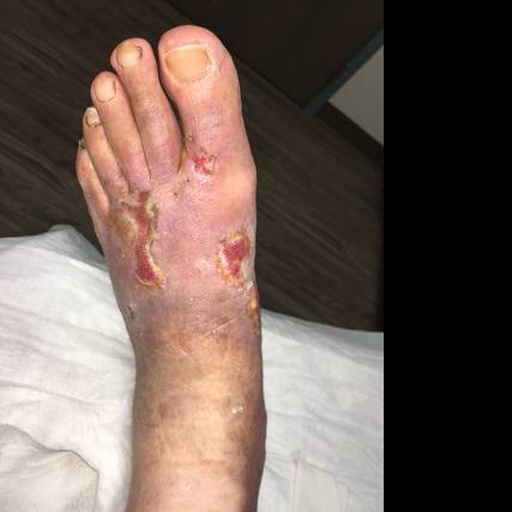
#> input picture data/test_samples/fusc_0930.png, 512 x 512 px
$ python -i transforms.py   (imports and definitions only)
#> lines starting #> are read from the running program, lines starting #| are printed output that depends on the picture
import cv2
import numpy as np
from PIL import Image, ImageOps

class WoundPreprocessor:
    """
    Preprocessing pipeline for wound images before ML ingestion.
    Standardizes input quality and protects patient privacy.
    """

    def __init__(self, target_size=(512, 512)):
        self.target_size = target_size

    def process_image(self, image_path: str, output_path: str = None) -> np.ndarray:
        """
        Full pipeline: Load -> Anonymize -> Resize -> Denoise -> Enhance -> Output
        """
#> called with image_path = '../../data/test_samples/fusc_0930.png'
        # 1. Anonymization (Metadata Stripping)
        # We load using PIL to safely handle EXIF, then convert to generic Numpy
        # This drops all EXIF tags (GPS, Date, Patient ID in comments)
        with Image.open(image_path) as img:
#> img is the input picture: PIL image 512x512 RGB; mean R, G, B 112.1, 94.9, 86.8
            img = ImageOps.exif_transpose(img) # Handle rotation info before stripping
            img_rgb = np.array(img.convert("RGB"))

        # 2. Resize
        # Bilinear interpolation for images.
        # Prevents providing massive 12MP images to the model.
        img_resized = cv2.resize(img_rgb, self.target_size, interpolation=cv2.INTER_LINEAR)

        # 3. Background Noise Removal (Denoising)
        # Bilateral Filter: Highly recommended for wounds.
        # It smooths grain/noise while strictly PRESERVING EDGES (unlike Gaussian blur).
        # Crucial for maintaining the sharp boundary between wound and skin.
        img_denoised = cv2.bilateralFilter(img_resized, d=9, sigmaColor=75, sigmaSpace=75)

        # 4. Lighting/Color Normalization
        # CLAHE (Contrast Limited Adaptive Histogram Equalization)
        # Standardizes lighting. If a photo is taken in a dark room, this brings out details.
        # We apply it to the Luminance (L) channel in LAB color space.
        lab = cv2.cvtColor(img_denoised, cv2.COLOR_RGB2LAB)
#> lab: shape (512, 512, 3); mean of channels 0, 1, 2 101.8, 133.4, 135.1
        l, a, b = cv2.split(lab)
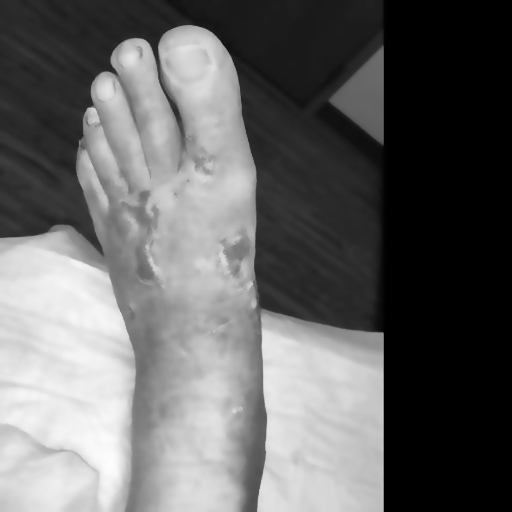
#> l: shape (512, 512); min 0, max 253, mean 101.8
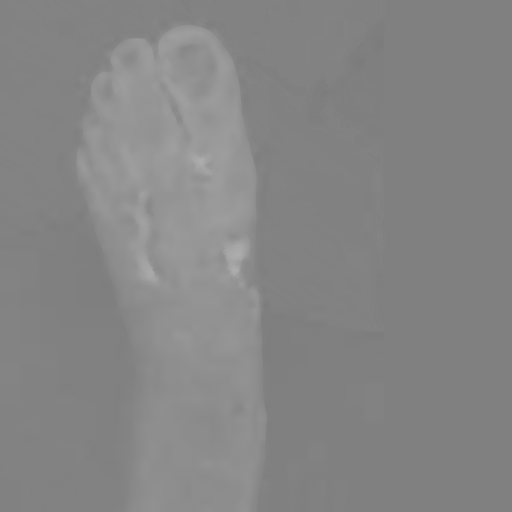
#> a: shape (512, 512); min 122, max 173, mean 133.4
        clahe = cv2.createCLAHE(clipLimit=2.0, tileGridSize=(8, 8))
        cl = clahe.apply(l)
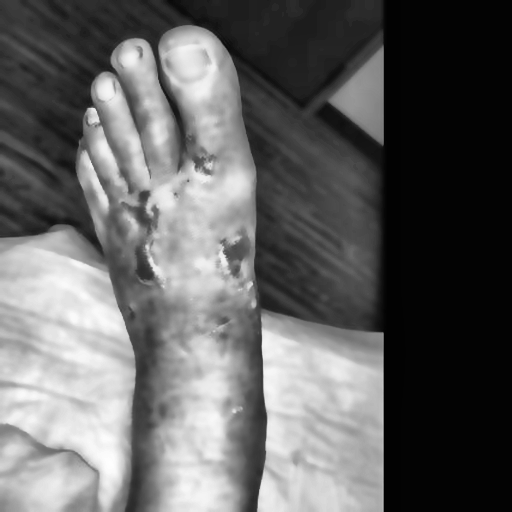
#> cl: shape (512, 512); min 2, max 254, mean 99.1
        limg = cv2.merge((cl, a, b))
#> limg: shape (512, 512, 3); mean of channels 0, 1, 2 99.1, 133.4, 135.1
        img_normalized = cv2.cvtColor(limg, cv2.COLOR_LAB2RGB)
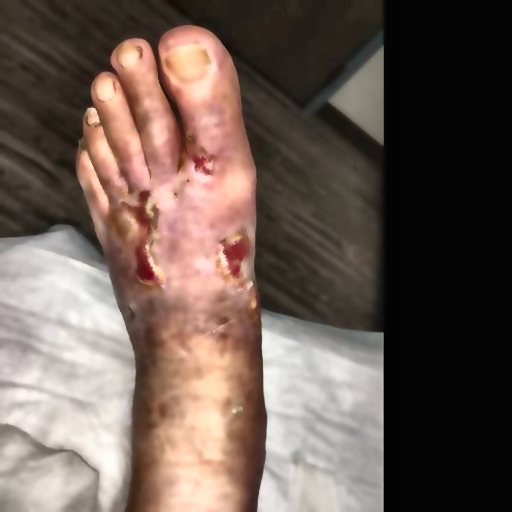
#> img_normalized: shape (512, 512, 3); mean R, G, B 108.4, 92, 83.9

        # Output or Return
        if output_path:
            # Save using OpenCV (w/o metadata)
            # define RGB -> BGR for opencv write
            cv2.imwrite(output_path, cv2.cvtColor(img_normalized, cv2.COLOR_RGB2BGR))

        return img_normalized

    def process_mask(self, mask_path: str) -> np.ndarray:
        """
        Special separate pipeline for Masks (Nearest Neighbor resizing)
        to prevent introducing new classes (e.g. 0.5) via interpolation.
        """
        mask = cv2.imread(mask_path, cv2.IMREAD_GRAYSCALE)
        mask_resized = cv2.resize(mask, self.target_size, interpolation=cv2.INTER_NEAREST)

        # Binarize strictly to 0 and 1 (or 255)
        _, mask_bin = cv2.threshold(mask_resized, 127, 255, cv2.THRESH_BINARY)

        return mask_bin

>>> result = WoundPreprocessor().process_image('../../data/test_samples/fusc_0930.png')

$ run again, on data/test_samples/fusc_0932.png
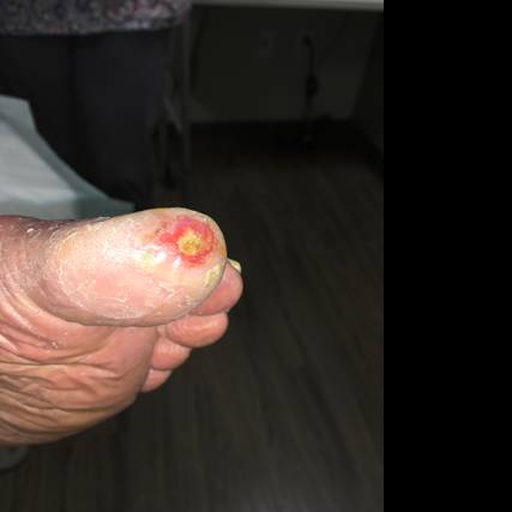
#> input picture data/test_samples/fusc_0932.png, 512 x 512 px
#> in process_image, img is the input picture: PIL image 512x512 RGB; mean R, G, B 53.9, 44.8, 39.7
#> lab: shape (512, 512, 3); mean of channels 0, 1, 2 47.5, 130.6, 132.4
#> in process_image, `l, a, b = cv2.split(lab)`:
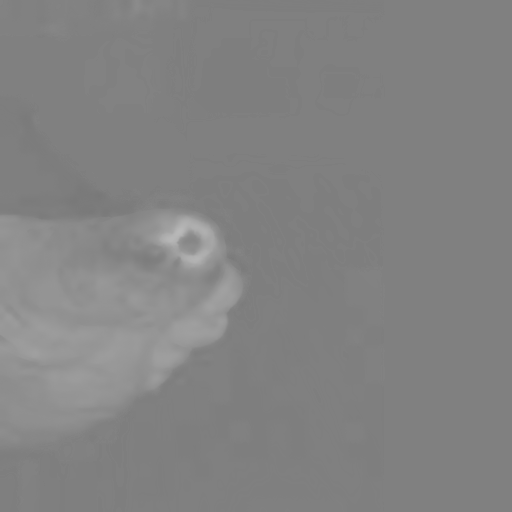
#> a: shape (512, 512); min 120, max 184, mean 130.6
#> limg: shape (512, 512, 3); mean of channels 0, 1, 2 54.8, 130.6, 132.4
#> in process_image, `img_normalized = cv2.cvtColor(limg, cv2.COLOR_LAB2RGB)`:
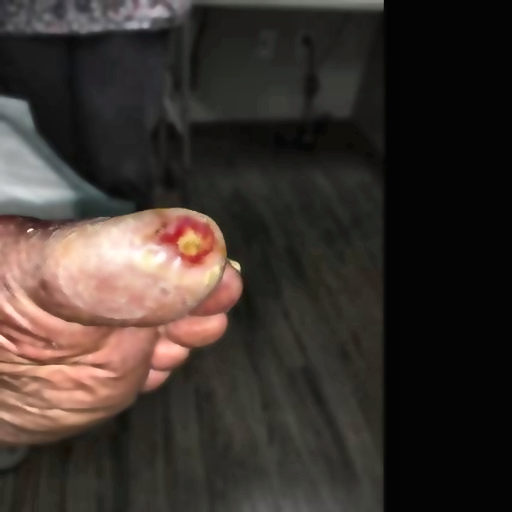
#> img_normalized: shape (512, 512, 3); mean R, G, B 59.9, 51.1, 46

$ run again, on data/test_samples/fusc_0933.png
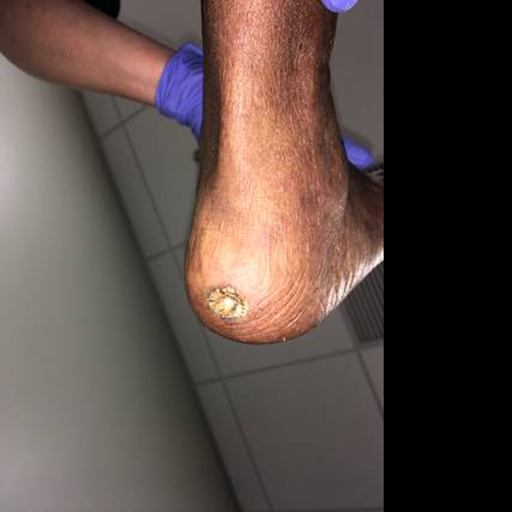
#> input picture data/test_samples/fusc_0933.png, 512 x 512 px
#> in process_image, img is the input picture: PIL image 512x512 RGB; mean R, G, B 89.6, 74.8, 69.2
#> lab: shape (512, 512, 3); mean of channels 0, 1, 2 83.4, 133.2, 133.4
#> in process_image, `l, a, b = cv2.split(lab)`:
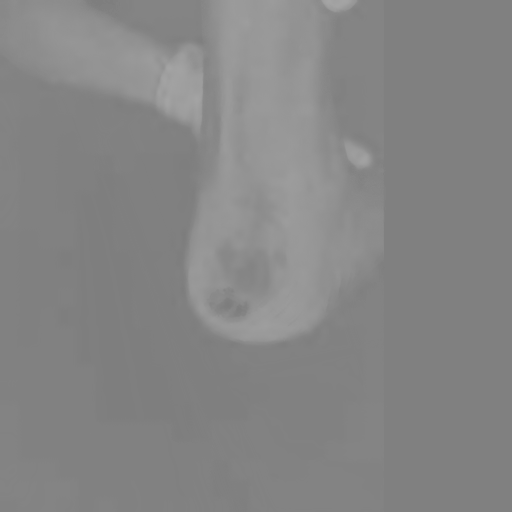
#> a: shape (512, 512); min 124, max 165, mean 133.2
#> limg: shape (512, 512, 3); mean of channels 0, 1, 2 91.9, 133.2, 133.4
#> in process_image, `img_normalized = cv2.cvtColor(limg, cv2.COLOR_LAB2RGB)`:
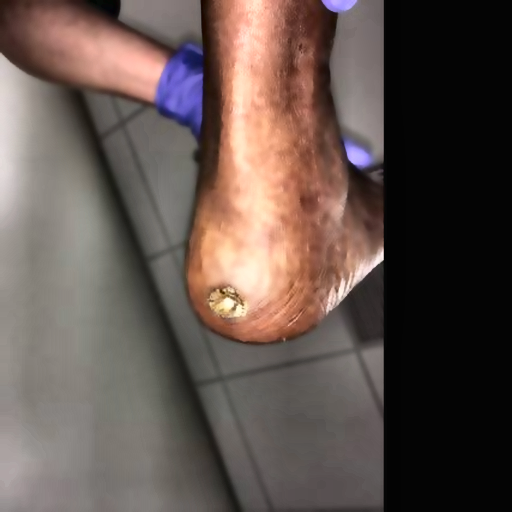
#> img_normalized: shape (512, 512, 3); mean R, G, B 97.8, 83.5, 77.8

$ run again, on data/test_samples/fusc_0934.png
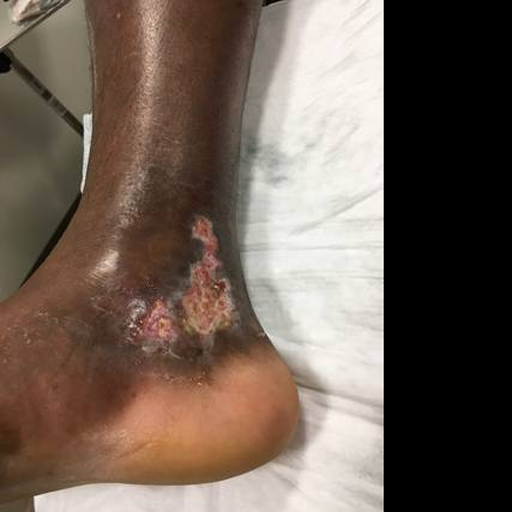
#> input picture data/test_samples/fusc_0934.png, 512 x 512 px
#> in process_image, img is the input picture: PIL image 512x512 RGB; mean R, G, B 111.3, 96.1, 85.5
#> lab: shape (512, 512, 3); mean of channels 0, 1, 2 103.6, 132.7, 136.5
#> in process_image, `l, a, b = cv2.split(lab)`:
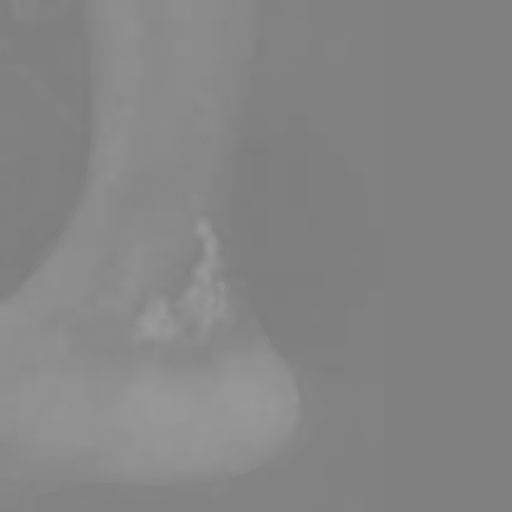
#> a: shape (512, 512); min 122, max 154, mean 132.7
#> limg: shape (512, 512, 3); mean of channels 0, 1, 2 104.9, 132.7, 136.5
#> in process_image, `img_normalized = cv2.cvtColor(limg, cv2.COLOR_LAB2RGB)`:
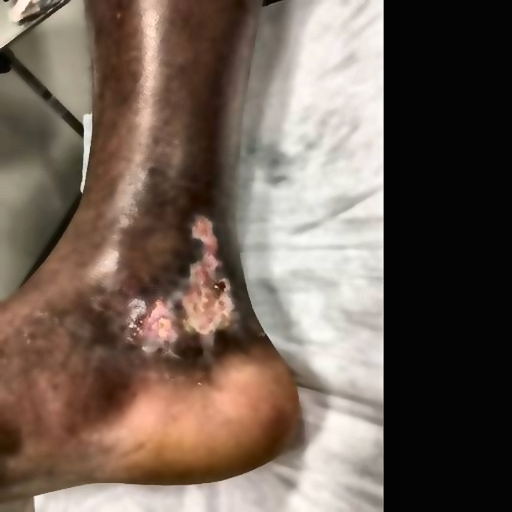
#> img_normalized: shape (512, 512, 3); mean R, G, B 113.1, 97.7, 86.9
